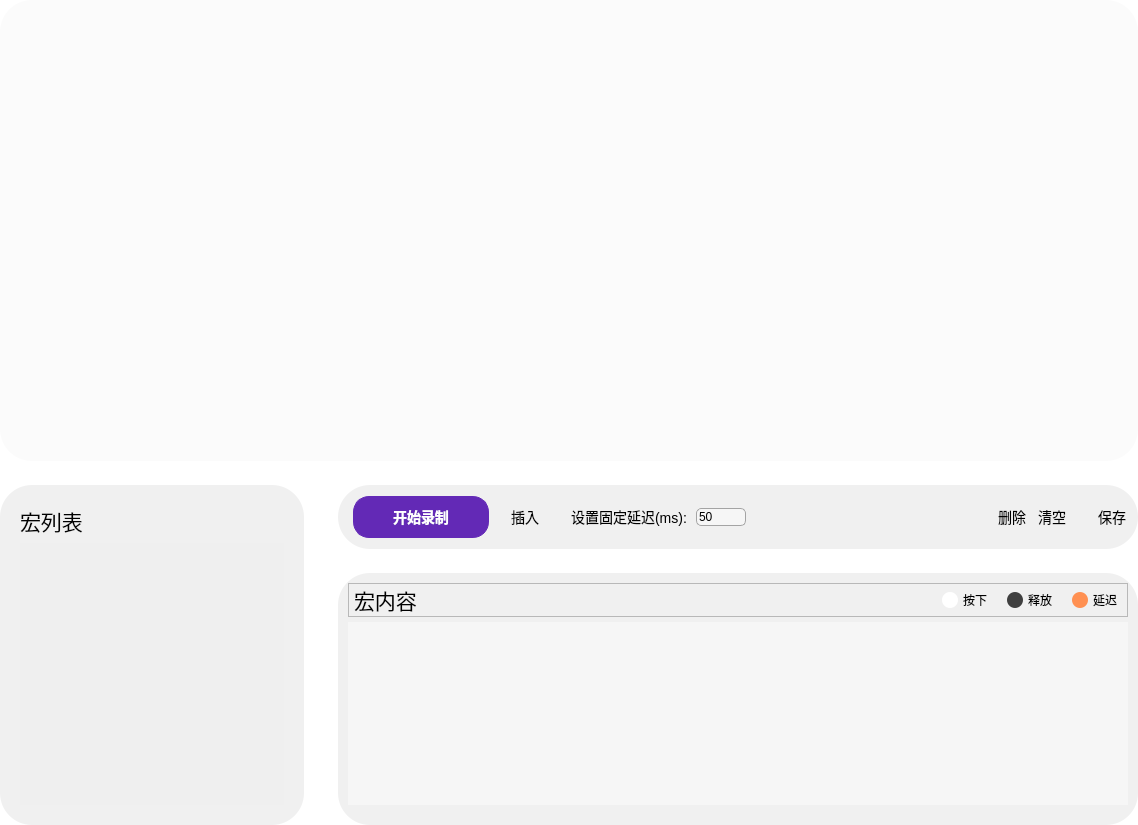
<?xml version="1.0" encoding="UTF-8"?>
<ui version="4.0">
 <class>FrameMacro</class>
 <widget class="QFrame" name="FrameMacro">
  <property name="geometry">
   <rect>
    <x>0</x>
    <y>0</y>
    <width>1138</width>
    <height>825</height>
   </rect>
  </property>
  <property name="windowTitle">
   <string>Frame</string>
  </property>
  <property name="styleSheet">
   <string notr="true">#FrameMacro{background-color:#FFFFFF;border:none;}
#frameT{background-color: #FBFBFB;border-radius:32px;}
#frameMList,#frameContent,#frameBar{background-color:#F0F0F0;border-radius:32px;}
QScrollArea{background-color:#FFFFFF;border:none;}
</string>
  </property>
  <layout class="QVBoxLayout" name="verticalLayout" stretch="1,0">
   <property name="spacing">
    <number>24</number>
   </property>
   <property name="leftMargin">
    <number>0</number>
   </property>
   <property name="topMargin">
    <number>0</number>
   </property>
   <property name="rightMargin">
    <number>0</number>
   </property>
   <property name="bottomMargin">
    <number>0</number>
   </property>
   <item>
    <widget class="QFrame" name="frameT">
     <property name="maximumSize">
      <size>
       <width>16777215</width>
       <height>470</height>
      </size>
     </property>
     <property name="styleSheet">
      <string notr="true"/>
     </property>
     <property name="frameShape">
      <enum>QFrame::Shape::StyledPanel</enum>
     </property>
     <property name="frameShadow">
      <enum>QFrame::Shadow::Raised</enum>
     </property>
     <layout class="QVBoxLayout" name="verticalLayout_5">
      <property name="topMargin">
       <number>15</number>
      </property>
      <item alignment="Qt::AlignmentFlag::AlignHCenter|Qt::AlignmentFlag::AlignTop">
       <widget class="ModuleKeyboard" name="frameKeyboard">
        <property name="frameShape">
         <enum>QFrame::Shape::StyledPanel</enum>
        </property>
        <property name="frameShadow">
         <enum>QFrame::Shadow::Raised</enum>
        </property>
       </widget>
      </item>
     </layout>
    </widget>
   </item>
   <item>
    <widget class="QFrame" name="frameB">
     <property name="minimumSize">
      <size>
       <width>0</width>
       <height>340</height>
      </size>
     </property>
     <property name="styleSheet">
      <string notr="true">QPushButton {
            border: 1px solid transparent;
            border-radius: 6px;
            padding: 2px 2px;
            color: black;
            outline: none;
font-size:14px;
            background-color: transparent;
                min-width:24px;
                max-width:150px;
                min-height:24px;
                max-height:24px;
}
QPushButton::hover{background-color: #E0E0E0;color:#6329B6;}
</string>
     </property>
     <property name="frameShape">
      <enum>QFrame::Shape::NoFrame</enum>
     </property>
     <property name="frameShadow">
      <enum>QFrame::Shadow::Plain</enum>
     </property>
     <property name="lineWidth">
      <number>0</number>
     </property>
     <layout class="QHBoxLayout" name="horizontalLayout" stretch="1,0">
      <property name="spacing">
       <number>24</number>
      </property>
      <property name="leftMargin">
       <number>0</number>
      </property>
      <property name="topMargin">
       <number>0</number>
      </property>
      <property name="rightMargin">
       <number>0</number>
      </property>
      <property name="bottomMargin">
       <number>0</number>
      </property>
      <item>
       <widget class="QFrame" name="frameMList">
        <property name="maximumSize">
         <size>
          <width>304</width>
          <height>16777215</height>
         </size>
        </property>
        <property name="styleSheet">
         <string notr="true"/>
        </property>
        <property name="frameShape">
         <enum>QFrame::Shape::StyledPanel</enum>
        </property>
        <property name="frameShadow">
         <enum>QFrame::Shadow::Raised</enum>
        </property>
        <layout class="QVBoxLayout" name="verticalLayout_2">
         <property name="leftMargin">
          <number>20</number>
         </property>
         <property name="topMargin">
          <number>20</number>
         </property>
         <property name="rightMargin">
          <number>20</number>
         </property>
         <property name="bottomMargin">
          <number>20</number>
         </property>
         <item>
          <layout class="QHBoxLayout" name="horizontalLayout_4">
           <item>
            <widget class="QLabel" name="labelTitle2">
             <property name="font">
              <font>
               <family>MiSans</family>
               <pointsize>16</pointsize>
               <bold>false</bold>
              </font>
             </property>
             <property name="text">
              <string>宏列表</string>
             </property>
            </widget>
           </item>
           <item>
            <spacer name="horizontalSpacer_5">
             <property name="orientation">
              <enum>Qt::Orientation::Horizontal</enum>
             </property>
             <property name="sizeHint" stdset="0">
              <size>
               <width>40</width>
               <height>20</height>
              </size>
             </property>
            </spacer>
           </item>
           <item>
            <widget class="QPushButton" name="pushButtonAddMacro">
             <property name="text">
              <string/>
             </property>
             <property name="icon">
              <iconset resource="res.qrc">
               <normaloff>:/images/macro/xinzeng 1@2x.png</normaloff>:/images/macro/xinzeng 1@2x.png</iconset>
             </property>
             <property name="iconSize">
              <size>
               <width>20</width>
               <height>20</height>
              </size>
             </property>
             <property name="flat">
              <bool>true</bool>
             </property>
            </widget>
           </item>
           <item>
            <widget class="QPushButton" name="pushButtonMoveDown">
             <property name="text">
              <string/>
             </property>
             <property name="icon">
              <iconset resource="res.qrc">
               <normaloff>:/images/macro/print 1@2x.png</normaloff>:/images/macro/print 1@2x.png</iconset>
             </property>
             <property name="iconSize">
              <size>
               <width>20</width>
               <height>20</height>
              </size>
             </property>
             <property name="flat">
              <bool>true</bool>
             </property>
            </widget>
           </item>
           <item>
            <widget class="QPushButton" name="pushButtonMoveUp">
             <property name="text">
              <string/>
             </property>
             <property name="icon">
              <iconset resource="res.qrc">
               <normaloff>:/images/macro/print 2@2x.png</normaloff>:/images/macro/print 2@2x.png</iconset>
             </property>
             <property name="iconSize">
              <size>
               <width>20</width>
               <height>20</height>
              </size>
             </property>
             <property name="flat">
              <bool>true</bool>
             </property>
            </widget>
           </item>
          </layout>
         </item>
         <item>
          <widget class="QScrollArea" name="scrollArea1">
           <property name="focusPolicy">
            <enum>Qt::FocusPolicy::NoFocus</enum>
           </property>
           <property name="styleSheet">
            <string notr="true"/>
           </property>
           <property name="widgetResizable">
            <bool>true</bool>
           </property>
           <widget class="QWidget" name="scrollAreaWidgetContents1">
            <property name="geometry">
             <rect>
              <x>0</x>
              <y>0</y>
              <width>264</width>
              <height>262</height>
             </rect>
            </property>
            <layout class="QVBoxLayout" name="verticalLayout_3"/>
           </widget>
          </widget>
         </item>
        </layout>
       </widget>
      </item>
      <item alignment="Qt::AlignmentFlag::AlignRight">
       <widget class="QFrame" name="frameRight">
        <property name="minimumSize">
         <size>
          <width>800</width>
          <height>0</height>
         </size>
        </property>
        <property name="styleSheet">
         <string notr="true"/>
        </property>
        <layout class="QVBoxLayout" name="verticalLayoutB" stretch="0,1">
         <property name="spacing">
          <number>24</number>
         </property>
         <property name="leftMargin">
          <number>0</number>
         </property>
         <property name="topMargin">
          <number>0</number>
         </property>
         <property name="rightMargin">
          <number>0</number>
         </property>
         <property name="bottomMargin">
          <number>0</number>
         </property>
         <item alignment="Qt::AlignmentFlag::AlignVCenter">
          <widget class="QFrame" name="frameBar">
           <property name="minimumSize">
            <size>
             <width>100</width>
             <height>64</height>
            </size>
           </property>
           <property name="maximumSize">
            <size>
             <width>16777215</width>
             <height>60</height>
            </size>
           </property>
           <property name="styleSheet">
            <string notr="true"/>
           </property>
           <property name="frameShape">
            <enum>QFrame::Shape::StyledPanel</enum>
           </property>
           <property name="frameShadow">
            <enum>QFrame::Shadow::Raised</enum>
           </property>
           <layout class="QHBoxLayout" name="horizontalLayout_3">
            <property name="leftMargin">
             <number>15</number>
            </property>
            <property name="topMargin">
             <number>0</number>
            </property>
            <property name="bottomMargin">
             <number>0</number>
            </property>
            <item alignment="Qt::AlignmentFlag::AlignVCenter">
             <widget class="QPushButton" name="pushButtonRecord">
              <property name="styleSheet">
               <string notr="true">QPushButton{width: 130px;
height: 36px;
color:white;
background: #6329B6;
border:1px solid #6329B6;
border-radius: 16px 16px 16px 16px;
font-weight: 600;
font-size: 14px;
}

QPushButton:checked{background: black; icon: url(:/images/Correct.png);}</string>
              </property>
              <property name="text">
               <string>开始录制</string>
              </property>
              <property name="icon">
               <iconset resource="res.qrc">
                <normaloff>:/images/play-white.png</normaloff>:/images/play-white.png</iconset>
              </property>
              <property name="checkable">
               <bool>true</bool>
              </property>
             </widget>
            </item>
            <item>
             <spacer name="horizontalSpacer">
              <property name="orientation">
               <enum>Qt::Orientation::Horizontal</enum>
              </property>
              <property name="sizeType">
               <enum>QSizePolicy::Policy::Fixed</enum>
              </property>
              <property name="sizeHint" stdset="0">
               <size>
                <width>13</width>
                <height>20</height>
               </size>
              </property>
             </spacer>
            </item>
            <item alignment="Qt::AlignmentFlag::AlignVCenter">
             <widget class="QPushButton" name="pushButtonInsert">
              <property name="minimumSize">
               <size>
                <width>30</width>
                <height>30</height>
               </size>
              </property>
              <property name="maximumSize">
               <size>
                <width>156</width>
                <height>30</height>
               </size>
              </property>
              <property name="text">
               <string>插入</string>
              </property>
              <property name="icon">
               <iconset resource="res.qrc">
                <normaloff>:/images/macro/macro-add.png</normaloff>:/images/macro/macro-add.png</iconset>
              </property>
              <property name="iconSize">
               <size>
                <width>24</width>
                <height>24</height>
               </size>
              </property>
              <property name="flat">
               <bool>true</bool>
              </property>
             </widget>
            </item>
            <item>
             <spacer name="horizontalSpacer_4">
              <property name="orientation">
               <enum>Qt::Orientation::Horizontal</enum>
              </property>
              <property name="sizeType">
               <enum>QSizePolicy::Policy::Fixed</enum>
              </property>
              <property name="sizeHint" stdset="0">
               <size>
                <width>20</width>
                <height>20</height>
               </size>
              </property>
             </spacer>
            </item>
            <item>
             <widget class="QPushButton" name="pushButtonSetDelay">
              <property name="text">
               <string>设置固定延迟(ms):</string>
              </property>
              <property name="icon">
               <iconset resource="res.qrc">
                <normaloff>:/images/m/m-reset.png</normaloff>:/images/m/m-reset.png</iconset>
              </property>
             </widget>
            </item>
            <item>
             <widget class="QLineEdit" name="lineEditDelay">
              <property name="minimumSize">
               <size>
                <width>50</width>
                <height>0</height>
               </size>
              </property>
              <property name="maximumSize">
               <size>
                <width>50</width>
                <height>16777215</height>
               </size>
              </property>
              <property name="styleSheet">
               <string notr="true">QLineEdit{background-color: #F6F6F6;border:1px solid #A4A4A4;border-radius:5px;}</string>
              </property>
              <property name="text">
               <string>50</string>
              </property>
             </widget>
            </item>
            <item>
             <spacer name="horizontalSpacer_2">
              <property name="orientation">
               <enum>Qt::Orientation::Horizontal</enum>
              </property>
              <property name="sizeHint" stdset="0">
               <size>
                <width>13</width>
                <height>20</height>
               </size>
              </property>
             </spacer>
            </item>
            <item>
             <widget class="QPushButton" name="pushButtonDelete">
              <property name="minimumSize">
               <size>
                <width>30</width>
                <height>30</height>
               </size>
              </property>
              <property name="text">
               <string>删除</string>
              </property>
              <property name="icon">
               <iconset resource="res.qrc">
                <normaloff>:/images/macro/shanchu 1@2x.png</normaloff>:/images/macro/shanchu 1@2x.png</iconset>
              </property>
             </widget>
            </item>
            <item>
             <widget class="QPushButton" name="pushButtonClear">
              <property name="minimumSize">
               <size>
                <width>30</width>
                <height>30</height>
               </size>
              </property>
              <property name="maximumSize">
               <size>
                <width>156</width>
                <height>30</height>
               </size>
              </property>
              <property name="text">
               <string>清空</string>
              </property>
              <property name="icon">
               <iconset resource="res.qrc">
                <normaloff>:/images/macro/macro-clear.png</normaloff>:/images/macro/macro-clear.png</iconset>
              </property>
              <property name="iconSize">
               <size>
                <width>24</width>
                <height>24</height>
               </size>
              </property>
              <property name="flat">
               <bool>true</bool>
              </property>
             </widget>
            </item>
            <item>
             <spacer name="horizontalSpacer_7">
              <property name="orientation">
               <enum>Qt::Orientation::Horizontal</enum>
              </property>
              <property name="sizeType">
               <enum>QSizePolicy::Policy::Fixed</enum>
              </property>
              <property name="sizeHint" stdset="0">
               <size>
                <width>20</width>
                <height>20</height>
               </size>
              </property>
             </spacer>
            </item>
            <item>
             <widget class="QPushButton" name="pushButtonSave">
              <property name="minimumSize">
               <size>
                <width>30</width>
                <height>30</height>
               </size>
              </property>
              <property name="maximumSize">
               <size>
                <width>156</width>
                <height>30</height>
               </size>
              </property>
              <property name="text">
               <string>保存</string>
              </property>
              <property name="icon">
               <iconset resource="res.qrc">
                <normaloff>:/images/macro/macro-save.png</normaloff>:/images/macro/macro-save.png</iconset>
              </property>
              <property name="iconSize">
               <size>
                <width>24</width>
                <height>24</height>
               </size>
              </property>
              <property name="flat">
               <bool>true</bool>
              </property>
             </widget>
            </item>
           </layout>
          </widget>
         </item>
         <item>
          <widget class="QFrame" name="frameContent">
           <property name="minimumSize">
            <size>
             <width>100</width>
             <height>0</height>
            </size>
           </property>
           <property name="styleSheet">
            <string notr="true"/>
           </property>
           <property name="frameShape">
            <enum>QFrame::Shape::StyledPanel</enum>
           </property>
           <property name="frameShadow">
            <enum>QFrame::Shadow::Raised</enum>
           </property>
           <layout class="QVBoxLayout" name="verticalLayout_4">
            <property name="spacing">
             <number>5</number>
            </property>
            <property name="leftMargin">
             <number>10</number>
            </property>
            <property name="topMargin">
             <number>10</number>
            </property>
            <property name="rightMargin">
             <number>10</number>
            </property>
            <property name="bottomMargin">
             <number>20</number>
            </property>
            <item>
             <widget class="QFrame" name="frameFlag">
              <property name="frameShape">
               <enum>QFrame::Shape::StyledPanel</enum>
              </property>
              <property name="frameShadow">
               <enum>QFrame::Shadow::Raised</enum>
              </property>
              <layout class="QHBoxLayout" name="horizontalLayout_2">
               <property name="spacing">
                <number>5</number>
               </property>
               <property name="leftMargin">
                <number>5</number>
               </property>
               <property name="topMargin">
                <number>0</number>
               </property>
               <property name="rightMargin">
                <number>10</number>
               </property>
               <property name="bottomMargin">
                <number>0</number>
               </property>
               <item>
                <widget class="QLabel" name="labelTitle1">
                 <property name="font">
                  <font>
                   <family>MiSans</family>
                   <pointsize>16</pointsize>
                   <bold>false</bold>
                  </font>
                 </property>
                 <property name="text">
                  <string>宏内容</string>
                 </property>
                </widget>
               </item>
               <item>
                <spacer name="horizontalSpacer_6">
                 <property name="orientation">
                  <enum>Qt::Orientation::Horizontal</enum>
                 </property>
                 <property name="sizeHint" stdset="0">
                  <size>
                   <width>40</width>
                   <height>20</height>
                  </size>
                 </property>
                </spacer>
               </item>
               <item>
                <widget class="QLabel" name="labelFlag11">
                 <property name="minimumSize">
                  <size>
                   <width>16</width>
                   <height>16</height>
                  </size>
                 </property>
                 <property name="maximumSize">
                  <size>
                   <width>16</width>
                   <height>16</height>
                  </size>
                 </property>
                 <property name="styleSheet">
                  <string notr="true">QLabel {width: 16px;height:16px;background-color:#FFFFFF ;border:1px soild #E2E2E2;border-radius:8px;}</string>
                 </property>
                 <property name="text">
                  <string/>
                 </property>
                </widget>
               </item>
               <item>
                <widget class="QLabel" name="labelFlag12">
                 <property name="font">
                  <font>
                   <family>MiSans</family>
                   <bold>false</bold>
                  </font>
                 </property>
                 <property name="text">
                  <string>按下</string>
                 </property>
                </widget>
               </item>
               <item>
                <spacer name="horizontalSpacer_8">
                 <property name="orientation">
                  <enum>Qt::Orientation::Horizontal</enum>
                 </property>
                 <property name="sizeType">
                  <enum>QSizePolicy::Policy::Fixed</enum>
                 </property>
                 <property name="sizeHint" stdset="0">
                  <size>
                   <width>15</width>
                   <height>20</height>
                  </size>
                 </property>
                </spacer>
               </item>
               <item>
                <widget class="QLabel" name="labelFlag21">
                 <property name="minimumSize">
                  <size>
                   <width>16</width>
                   <height>16</height>
                  </size>
                 </property>
                 <property name="maximumSize">
                  <size>
                   <width>16</width>
                   <height>16</height>
                  </size>
                 </property>
                 <property name="styleSheet">
                  <string notr="true">QLabel {width: 16px;height:16px;background-color:#3F3F3F;border:1px soild #3F3F3F;border-radius:8px;}</string>
                 </property>
                 <property name="text">
                  <string/>
                 </property>
                </widget>
               </item>
               <item>
                <widget class="QLabel" name="labelFlag22">
                 <property name="font">
                  <font>
                   <family>MiSans</family>
                   <bold>false</bold>
                  </font>
                 </property>
                 <property name="text">
                  <string>释放</string>
                 </property>
                </widget>
               </item>
               <item>
                <spacer name="horizontalSpacer_9">
                 <property name="orientation">
                  <enum>Qt::Orientation::Horizontal</enum>
                 </property>
                 <property name="sizeType">
                  <enum>QSizePolicy::Policy::Fixed</enum>
                 </property>
                 <property name="sizeHint" stdset="0">
                  <size>
                   <width>15</width>
                   <height>20</height>
                  </size>
                 </property>
                </spacer>
               </item>
               <item>
                <widget class="QLabel" name="labelFlag31">
                 <property name="minimumSize">
                  <size>
                   <width>16</width>
                   <height>16</height>
                  </size>
                 </property>
                 <property name="maximumSize">
                  <size>
                   <width>16</width>
                   <height>16</height>
                  </size>
                 </property>
                 <property name="styleSheet">
                  <string notr="true">QLabel {width: 16px;height:16px;background-color:#FF9052;border:1px soild #3F3F3F;border-radius:8px;}</string>
                 </property>
                 <property name="text">
                  <string/>
                 </property>
                </widget>
               </item>
               <item>
                <widget class="QLabel" name="labelFlag32">
                 <property name="font">
                  <font>
                   <family>MiSans</family>
                   <bold>false</bold>
                  </font>
                 </property>
                 <property name="text">
                  <string>延迟</string>
                 </property>
                </widget>
               </item>
              </layout>
             </widget>
            </item>
            <item>
             <widget class="QScrollArea" name="scrollArea2">
              <property name="focusPolicy">
               <enum>Qt::FocusPolicy::NoFocus</enum>
              </property>
              <property name="styleSheet">
               <string notr="true">background-color: #f6f6f6;</string>
              </property>
              <property name="widgetResizable">
               <bool>true</bool>
              </property>
              <widget class="QWidget" name="scrollAreaWidgetContents2">
               <property name="geometry">
                <rect>
                 <x>0</x>
                 <y>0</y>
                 <width>780</width>
                 <height>187</height>
                </rect>
               </property>
               <layout class="QHBoxLayout" name="horizontalLayout_5">
                <property name="spacing">
                 <number>0</number>
                </property>
                <property name="leftMargin">
                 <number>0</number>
                </property>
                <property name="topMargin">
                 <number>0</number>
                </property>
                <property name="rightMargin">
                 <number>0</number>
                </property>
                <property name="bottomMargin">
                 <number>0</number>
                </property>
                <item>
                 <layout class="QGridLayout" name="gridLayout"/>
                </item>
               </layout>
              </widget>
             </widget>
            </item>
           </layout>
          </widget>
         </item>
        </layout>
       </widget>
      </item>
     </layout>
    </widget>
   </item>
  </layout>
 </widget>
 <customwidgets>
  <customwidget>
   <class>ModuleKeyboard</class>
   <extends>QFrame</extends>
   <header>modulekeyboard.h</header>
   <container>1</container>
  </customwidget>
 </customwidgets>
 <resources>
  <include location="res.qrc"/>
 </resources>
 <connections/>
</ui>
